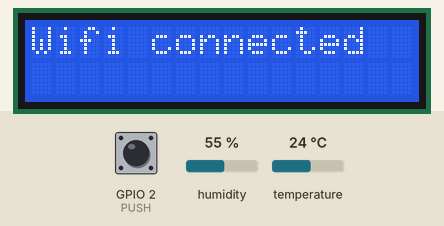
Bench run of a sketch on a simulated ESP32. Parts: 16×2 character LCD. Inputs (shaded band) come from the test bench; at power-on: GPIO 2 (PUSH) LOW, humidity 55 %, temperature 24 °C. WiFi joins after 1.5 s; servers stay silent unless stated; uploads are accepted with an empty reply; what the sketch prints to the serial monitor is not drawn.

Above: at 2.7 s.
2.8 s: GPIO 2 (PUSH) pulled HIGH for 0.65 s
At 5.4 s:
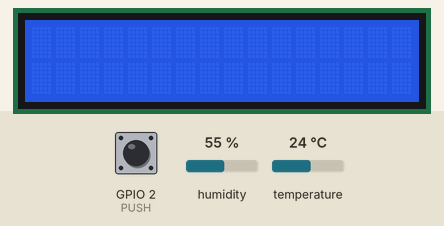
Timing chart, 0 to 6.9 s (numbered marks = the images above; inputs shaded):
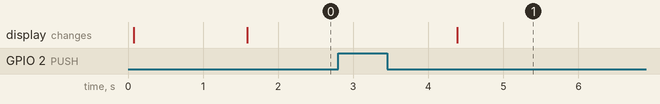

The sketch:

IotMlprojectarduinocode.ino
```cpp
#include "DHT.h"

#define DHTPIN 33
#define DHTTYPE DHT11

#define PUSH 2


#include <WiFi.h>
#include <LiquidCrystal_I2C.h>
LiquidCrystal_I2C lcd(0x27, 16, 2);


const char* ssid     = "Rachna";
const char* password = "rachana1234";

const char* host = "192.168.43.162";

DHT dht(DHTPIN, DHTTYPE);
void setup()
{
    Serial.begin(115200);
    delay(10);

    lcd.init();
  lcd.backlight();

     dht.begin();

     pinMode(PUSH,INPUT);

    // We start by connecting to a WiFi network

    Serial.println();
    Serial.println();
    Serial.print("Connecting to ");
    Serial.println(ssid);

    WiFi.begin(ssid, password);

    while (WiFi.status() != WL_CONNECTED) {
        delay(500);
        Serial.print(".");
    }

    Serial.println("");
    Serial.println("WiFi connected");
    Serial.println("IP address: ");
    Serial.println(WiFi.localIP());

     lcd.setCursor(0,0);
        lcd.print("Wifi connected");
}

int value = 0;

void loop()
{
    delay(500);


    float h = dht.readHumidity();
      float t = dht.readTemperature(true);


    if( isnan(h) || isnan(t) )
    {
        h=t=0;
    }

    value=digitalRead(PUSH);


    Serial.println("value of push = "+String(value));


    if( value==1 )
    {


    Serial.print("connecting to ");
    Serial.println(host);

    // Use WiFiClient class to create TCP connections
    WiFiClient client;
    const int httpPort = 5001;
    if (!client.connect(host, httpPort)) {
        Serial.println("connection failed");
        return;
    }

    // We now create a URI for the request

    Serial.println("Temp = "+String(t)+",Humidity = "+String(h));

    String url="http://192.168.43.162:5001/?temp="+String(t)+"&hum="+String(h);
    Serial.print("Requesting URL: ");
    Serial.println(url);

    // This will send the request to the server
    client.print(String("GET ") + url + " HTTP/1.1\r\n" +
                 "Host: " + host + "\r\n" +
                 "Connection: close\r\n\r\n");
    unsigned long timeout = millis();
    while (client.available() == 0) {
        if (millis() - timeout > 5000) {
            Serial.println(">>> Client Timeout !");
            client.stop();
            return;
        }
    }

    // Read all the lines of the reply from server and print them to Serial

    String line="";
    while(client.available()) {
        line = client.readStringUntil('\r');


        Serial.print(line);
    }

 lcd.clear();
 lcd.setCursor(1,0);
  lcd.print(line);
    Serial.println();
    Serial.println("closing connection");

  } // end of push button

}
```

Measured:
- after the input at 2.8 s, the display: changes after 1.6 s (image 1)
